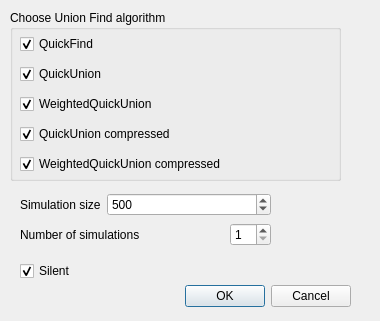
<?xml version="1.0" encoding="UTF-8"?>
<ui version="4.0">
 <class>NewDialog</class>
 <widget class="QDialog" name="NewDialog">
  <property name="geometry">
   <rect>
    <x>0</x>
    <y>0</y>
    <width>380</width>
    <height>321</height>
   </rect>
  </property>
  <property name="contextMenuPolicy">
   <enum>Qt::NoContextMenu</enum>
  </property>
  <property name="windowTitle">
   <string>Dialog</string>
  </property>
  <widget class="QDialogButtonBox" name="buttonBox">
   <property name="geometry">
    <rect>
     <x>10</x>
     <y>280</y>
     <width>341</width>
     <height>32</height>
    </rect>
   </property>
   <property name="orientation">
    <enum>Qt::Horizontal</enum>
   </property>
   <property name="standardButtons">
    <set>QDialogButtonBox::Cancel|QDialogButtonBox::Ok</set>
   </property>
  </widget>
  <widget class="QGroupBox" name="algGroupBox">
   <property name="geometry">
    <rect>
     <x>10</x>
     <y>10</y>
     <width>331</width>
     <height>171</height>
    </rect>
   </property>
   <property name="title">
    <string>Choose Union Find algorithm</string>
   </property>
   <widget class="QWidget" name="layoutWidget">
    <property name="geometry">
     <rect>
      <x>10</x>
      <y>20</y>
      <width>307</width>
      <height>151</height>
     </rect>
    </property>
    <layout class="QVBoxLayout" name="verticalLayout">
     <item>
      <widget class="QCheckBox" name="quickFindBox">
       <property name="text">
        <string>QuickFind</string>
       </property>
       <property name="checked">
        <bool>true</bool>
       </property>
      </widget>
     </item>
     <item>
      <widget class="QCheckBox" name="quickUnionBox">
       <property name="text">
        <string>QuickUnion</string>
       </property>
       <property name="checked">
        <bool>true</bool>
       </property>
      </widget>
     </item>
     <item>
      <widget class="QCheckBox" name="wquickUnionBox">
       <property name="text">
        <string>WeightedQuickUnion</string>
       </property>
       <property name="checked">
        <bool>true</bool>
       </property>
      </widget>
     </item>
     <item>
      <widget class="QCheckBox" name="cquickUnionBox">
       <property name="text">
        <string>QuickUnion compressed</string>
       </property>
       <property name="checked">
        <bool>true</bool>
       </property>
      </widget>
     </item>
     <item>
      <widget class="QCheckBox" name="wcquickUnionBox">
       <property name="text">
        <string>WeightedQuickUnion compressed</string>
       </property>
       <property name="checked">
        <bool>true</bool>
       </property>
      </widget>
     </item>
    </layout>
   </widget>
  </widget>
  <widget class="QWidget" name="layoutWidget">
   <property name="geometry">
    <rect>
     <x>20</x>
     <y>190</y>
     <width>251</width>
     <height>29</height>
    </rect>
   </property>
   <layout class="QHBoxLayout" name="horizontalLayout">
    <item>
     <widget class="QLabel" name="labelSimSize">
      <property name="text">
       <string>Simulation size</string>
      </property>
     </widget>
    </item>
    <item>
     <widget class="QSpinBox" name="spinBoxSimSize">
      <property name="sizePolicy">
       <sizepolicy hsizetype="Expanding" vsizetype="Fixed">
        <horstretch>0</horstretch>
        <verstretch>0</verstretch>
       </sizepolicy>
      </property>
      <property name="maximum">
       <number>10000</number>
      </property>
      <property name="value">
       <number>500</number>
      </property>
     </widget>
    </item>
   </layout>
  </widget>
  <widget class="QWidget" name="layoutWidget">
   <property name="geometry">
    <rect>
     <x>20</x>
     <y>220</y>
     <width>251</width>
     <height>29</height>
    </rect>
   </property>
   <layout class="QHBoxLayout" name="horizontalLayoutSimCount">
    <item>
     <widget class="QLabel" name="labelSimCount">
      <property name="text">
       <string>Number of simulations</string>
      </property>
     </widget>
    </item>
    <item>
     <spacer name="horizontalSpacer">
      <property name="orientation">
       <enum>Qt::Horizontal</enum>
      </property>
      <property name="sizeType">
       <enum>QSizePolicy::Expanding</enum>
      </property>
      <property name="sizeHint" stdset="0">
       <size>
        <width>40</width>
        <height>20</height>
       </size>
      </property>
     </spacer>
    </item>
    <item>
     <widget class="QSpinBox" name="spinBoxSimCount">
      <property name="minimum">
       <number>1</number>
      </property>
     </widget>
    </item>
   </layout>
  </widget>
  <widget class="QCheckBox" name="silentBox">
   <property name="geometry">
    <rect>
     <x>20</x>
     <y>260</y>
     <width>97</width>
     <height>22</height>
    </rect>
   </property>
   <property name="text">
    <string>Silent</string>
   </property>
   <property name="checked">
    <bool>true</bool>
   </property>
  </widget>
 </widget>
 <resources/>
 <connections>
  <connection>
   <sender>buttonBox</sender>
   <signal>accepted()</signal>
   <receiver>NewDialog</receiver>
   <slot>accept()</slot>
   <hints>
    <hint type="sourcelabel">
     <x>248</x>
     <y>254</y>
    </hint>
    <hint type="destinationlabel">
     <x>157</x>
     <y>274</y>
    </hint>
   </hints>
  </connection>
  <connection>
   <sender>buttonBox</sender>
   <signal>rejected()</signal>
   <receiver>NewDialog</receiver>
   <slot>reject()</slot>
   <hints>
    <hint type="sourcelabel">
     <x>316</x>
     <y>260</y>
    </hint>
    <hint type="destinationlabel">
     <x>286</x>
     <y>274</y>
    </hint>
   </hints>
  </connection>
 </connections>
</ui>
